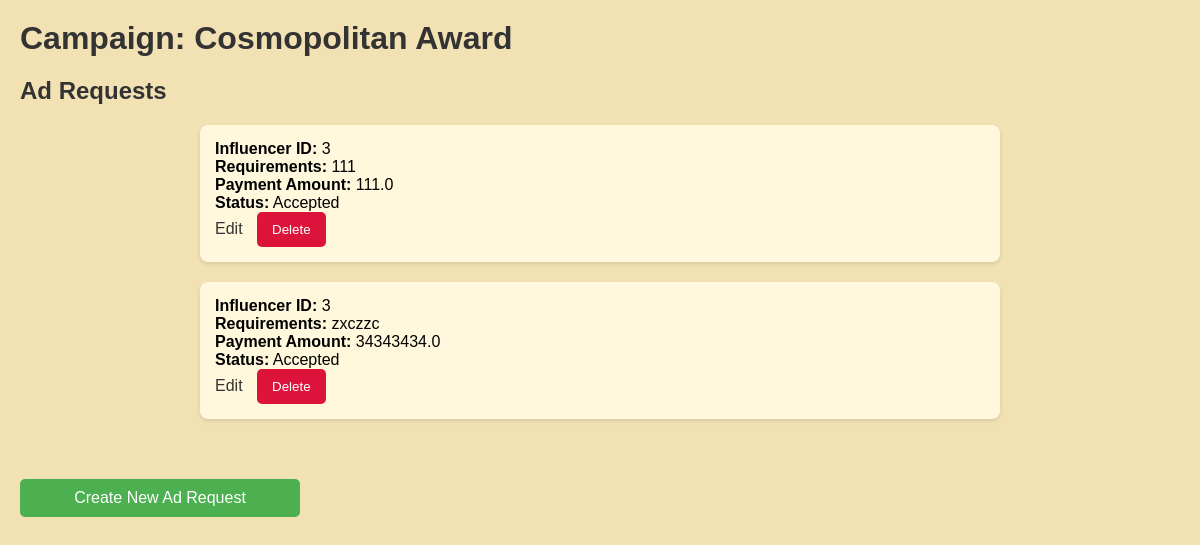
The page /sponsor/spon1/campaign/1 on the database its author committed.
### models.py (models this page shows, shortened)
class Campaign(db.Model):
    id = db.Column(db.Integer, primary_key=True)
    name = db.Column(db.String(100), nullable=False)
    description = db.Column(db.Text, nullable=False)
    start_date = db.Column(db.Date, nullable=False)
    end_date = db.Column(db.Date, nullable=False)
    budget = db.Column(db.Float, nullable=False)
    visibility = db.Column(db.String(10), nullable=False)
    goals = db.Column(db.Text, nullable=False)
    sponsor_id = db.Column(db.Integer, db.ForeignKey('sponsor.id'), nullable=False)
    product_link = db.Column(db.String(255))
    requirements = db.Column(db.Text)
    target_gender = db.Column(db.String(10))
    target_age = db.Column(db.String(50))
    target_location = db.Column(db.String(100))
    live_date = db.Column(db.Date)
    flagged = db.Column(db.Boolean, default=False)
    ad_requests = db.relationship('AdRequest', backref='campaign', lazy=True)

class AdRequest(db.Model):
    id = db.Column(db.Integer, primary_key=True)
    campaign_id = db.Column(db.Integer, db.ForeignKey('campaign.id'), nullable=False)
    influencer_id = db.Column(db.Integer, db.ForeignKey('influencer.id'), nullable=False)
    messages = db.Column(db.Text, nullable=True)
    requirements = db.Column(db.Text, nullable=False)
    payment_amount = db.Column(db.Float, nullable=False)
    status = db.Column(db.String(10), nullable=False)

### app.py (the view)
@app.route('/sponsor/<username>/campaign/<campaignid>')
def view_campaign(username, campaignid):
    sponsor = Sponsor.query.filter_by(username=username).first_or_404()
    campaign = Campaign.query.get_or_404(campaignid)
    return render_template('view_campaign.html', campaign=campaign, sponsor=sponsor)

### templates/view_campaign.html (shortened to what this page needs)
<!DOCTYPE html>
<html lang="en">
<head>
</head>
<body>
    <h1>Campaign: {{ campaign.name }}</h1>
    <h2>Ad Requests</h2>
    <ul>
        {% for ad_request in campaign.ad_requests %}
            <li>
                <strong>Influencer ID:</strong> {{ ad_request.influencer_id }} <br>
                <strong>Requirements:</strong> {{ ad_request.requirements }} <br>
                <strong>Payment Amount:</strong> {{ ad_request.payment_amount }} <br>
                <strong>Status:</strong> {{ ad_request.status }} <br>
                <a href="{{ url_for('edit_ad_request', username=sponsor.username, campaignid=campaign.id, ad_request_id=ad_request.id) }}">Edit</a>
                <form action="{{ url_for('delete_ad_request', username=sponsor.username, campaignid=campaign.id, ad_request_id=ad_request.id) }}" method="post">
                    <button type="submit">Delete</button>
                </form>
            </li>
        {% endfor %}
    </ul>
    <a href="{{ url_for('create_ad_request', username=sponsor.username, campaignid=campaign.id) }}" class="create-ad-request-link">Create New Ad Request</a>
</body>
</html>

### templates/view_campaign.html (style rules this page uses)
body { font-family: Arial, sans-serif; background-color: #F1E1B3; margin: 0; padding: 20px; }
h1, h2 { color: #333; margin: 0 0 20px 0; text-align: left; }
ul { list-style-type: none; padding: 0; max-width: 800px; margin: 0 auto 40px auto; }
li { background-color: #FFF8DC; margin-bottom: 20px; padding: 15px; border-radius: 8px; box-shadow: 0 2px 4px rgba(0, 0, 0, 0.1); }
strong { font-weight: bold; }
a { text-decoration: none; color: #333; font-size: 16px; margin-right: 10px; }
button { background-color: #DC143C; color: white; border: none; padding: 10px 15px; border-radius: 5px; cursor: pointer; }
.create-ad-request-link { display: inline-block; text-align: center; margin-top: 20px; padding: 10px 15px; background-color: #4CAF50; color: white; text-decoration: none; border-radius: 5px; font-size: 16px; width: 250px; }
form { display: inline-block; margin: 0; }

### rows shown on the page
Campaign: name "Cosmopolitan Award"
AdRequest: influencer_id "3", requirements "111", payment_amount "111.0", status "Accepted"
AdRequest: influencer_id "3", requirements "zxczzc", payment_amount "34343434.0", status "Accepted"
